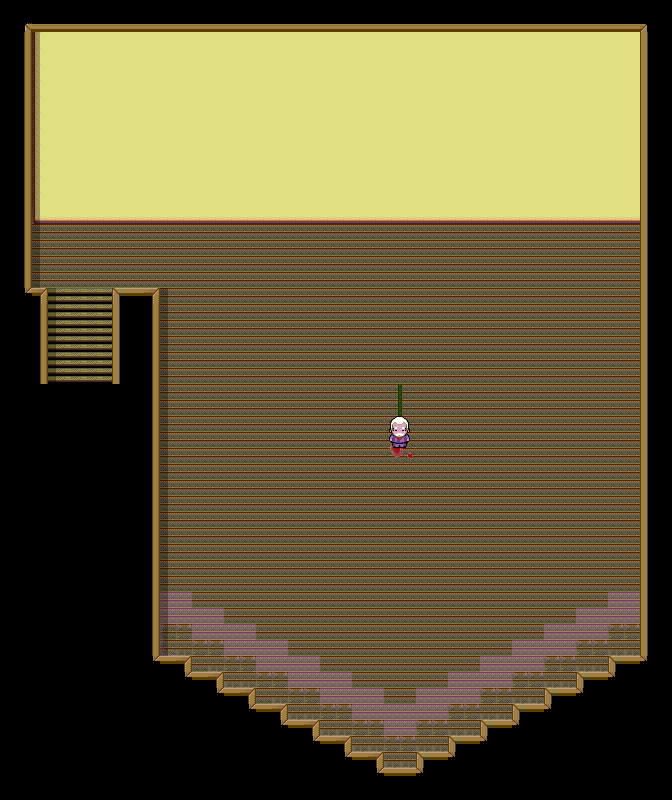

Rendered tile map (Tiled .tmx) drawn with the repository's tilesets; below, a short description and the map source with its tile grids summarised:
An orthogonal 42x50 tile map with 16x16 px tiles, 7 tile layers (Base, MonoShita, MonoChu, shitai, ...), 6 tilesets and 25 objects.

<map version="1.0" orientation="orthogonal" renderorder="right-down" width="42" height="50" tilewidth="16" tileheight="16" backgroundcolor="#000000" nextobjectid="30">
 <tileset firstgid="1" name="ed" tilewidth="16" tileheight="16" tilecount="480" columns="30">
  <image source="ed.png" trans="aa55ff" width="480" height="256" />
 </tileset>
 <tileset firstgid="481" name="ed2" tilewidth="16" tileheight="16" tilecount="480" columns="30">
  <image source="ed2.png" trans="aa55ff" width="480" height="256" />
 </tileset>
 <tileset firstgid="961" name="roop" tilewidth="16" tileheight="16" tilecount="480" columns="30">
  <image source="roop.png" trans="aa55ff" width="480" height="256" />
 </tileset>
 <tileset firstgid="1441" name="shituji_0_0" tilewidth="16" tileheight="16" tilecount="4" columns="2">
  <image source="shituji_0_0.png" trans="aa55ff" width="32" height="33" />
 </tileset>
 <tileset firstgid="1445" name="tidamari" tilewidth="16" tileheight="16" tilecount="48" columns="6">
  <image source="tidamari.png" trans="aa55ff" width="96" height="128" />
 </tileset>
 <tileset firstgid="1493" name="ST-Sewer-01" tilewidth="16" tileheight="16" tilecount="1504" columns="16">
  <image source="ST-Sewer-01.png" trans="aa55ff" width="256" height="1504" />
 </tileset>
 <layer name="Base" width="42" height="50">
  <properties>
   <property name="z" value="-10" />
  </properties>
  <data>[2100 cells, 1575 non-empty, 21 distinct tile ids]</data>
 </layer>
 <layer name="MonoShita" width="42" height="50">
  <properties>
   <property name="z" value="-10" />
  </properties>
  <data>[2100 cells, 24 non-empty, 1 distinct tile ids]</data>
 </layer>
 <layer name="MonoChu" width="42" height="50">
  <properties>
   <property name="z" value="-10" />
  </properties>
  <data>[2100 cells, 4 non-empty, 4 distinct tile ids]</data>
 </layer>
 <layer name="shitai" width="42" height="50">
  <properties>
   <property name="z" value="-10" />
  </properties>
  <data>[2100 cells, 4 non-empty, 4 distinct tile ids]</data>
 </layer>
 <objectgroup name="collision">
  <properties>
   <property name="cc_vertexz" value="-11" />
  </properties>
  <object id="1" x="112" y="288" width="48" height="512" />
  <object id="2" x="160" y="656" width="32" height="160" />
  <object id="3" x="192" y="672" width="32" height="128" />
  <object id="4" x="224" y="688" width="32" height="112" />
  <object id="6" x="256" y="704" width="32" height="96" />
  <object id="8" x="288" y="720" width="32" height="96" />
  <object id="9" x="320" y="736" width="32" height="80" />
  <object id="10" x="352" y="752" width="32" height="96" />
  <object id="11" x="384" y="768" width="32" height="32" />
  <object id="12" x="416" y="752" width="32" height="48" />
  <object id="13" x="448" y="736" width="32" height="64" />
  <object id="14" x="480" y="720" width="32" height="80" />
  <object id="15" x="512" y="704" width="32" height="96" />
  <object id="16" x="544" y="688" width="32" height="112" />
  <object id="17" x="576" y="672" width="32" height="128" />
  <object id="18" x="608" y="656" width="32" height="144" />
  <object id="19" x="640" y="32" width="32" height="768" />
  <object id="20" x="32" y="16" width="608" height="208" />
  <object id="21" x="0" y="16" width="32" height="272" />
  <object id="22" x="0" y="288" width="48" height="128" />
  <object id="28" x="384" y="416" width="32" height="32">
   <properties>
    <property name="objID" value="181" />
   </properties>
  </object>
 </objectgroup>
 <objectgroup name="event">
  <object id="24" x="640" y="176" width="32" height="32">
   <properties>
    <property name="EventID" value="1" />
    <property name="trigger" value="0" />
   </properties>
  </object>
  <object id="25" x="48" y="384" width="64" height="32">
   <properties>
    <property name="EventID" value="2" />
    <property name="trigger" value="1" />
   </properties>
  </object>
  <object id="27" x="384" y="416" width="32" height="48">
   <properties>
    <property name="EventID" value="3" />
    <property name="trigger" value="2" />
   </properties>
  </object>
 </objectgroup>
 <objectgroup name="item">
  <object id="29" x="384" y="416" width="32" height="32">
   <properties>
    <property name="objID" value="157" />
   </properties>
  </object>
 </objectgroup>
 <layer name="CharaUe" width="42" height="50">
  <data>[2100 cells, 6 non-empty, 2 distinct tile ids]</data>
 </layer>
 <layer name="shitai2" width="42" height="50">
  <data>[2100 cells, 4 non-empty, 4 distinct tile ids]</data>
 </layer>
 <layer name="shadow" width="42" height="50">
  <data>[2100 cells, 45 non-empty, 2 distinct tile ids]</data>
 </layer>
</map>
